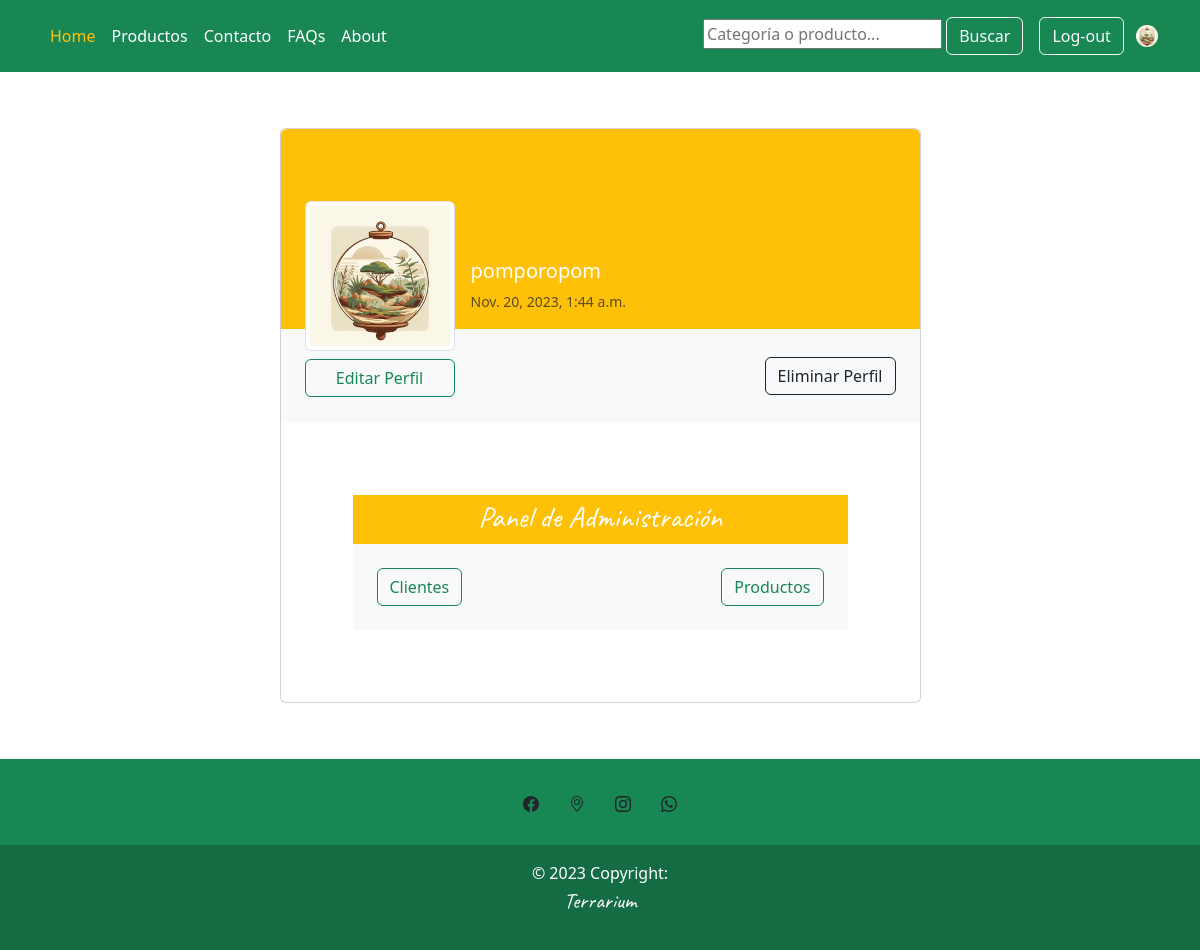
Screenshot of /profile/ (signed in) with the database file from the repository.
### user_manager/models.py (models this page shows)
class Profile(models.Model):
    user = models.OneToOneField(User, on_delete=models.CASCADE)
    avatar =  models.ImageField(upload_to= 'profile_pictures', default='profile_pictures/default_profile.jpeg', verbose_name='Imagen de perfil')
    created = models.DateTimeField(auto_now_add=True)
    updated = models.DateTimeField(auto_now=True)
    class Meta:
        verbose_name='Perfil'
        verbose_name_plural='Perfiles'

### user_manager/views.py (the view)
# urls.py: path('profile/', views.ProfileView.as_view(), name='profile'),
@method_decorator(login_required, name='dispatch')
class ProfileView(TemplateView):
    template_name = 'user_manager/profile.html'
    def get(self, request):
        user = get_object_or_404(User, username=request.user)
        profile = get_object_or_404(models.Profile, user=user)
        ctx = {
            'profile': profile,
            'username': user.username,
        }
        return render(request, self.template_name, ctx)

### catalog/forms.py
class SearchForm(forms.Form):
    search_query = forms.CharField(
        max_length=100,
        required=False,
        widget=forms.TextInput(attrs={'placeholder': 'Categoría o producto...'}),
        label=''
    )

### store/context_processors.py (called while the page is built)
def search_form(request):
    return {'search_form': SearchForm()}

def avatar(request):
    avatar = None
    if request.user.is_authenticated:
        try:
            profile = Profile.objects.get(user=request.user)
            avatar = profile.avatar.url
        except Profile.DoesNotExist:
            pass
    return {'avatar': avatar}

### user_manager/templates/user_manager/profile.html (shortened to what this page needs)
{% extends 'base.html' %}
{% load static %}
{% block content %}
<section class="h-100 gradient-custom-2">
    <div class="container py-5 h-100">
      <div class="row d-flex justify-content-center align-items-center h-100">
        <div class="col col-lg-9 col-xl-7">
          <div class="card">
            <div class="rounded-top text-white d-flex flex-row bg-warning" style="height:200px;">
              <div class="ms-4 mt-5 d-flex flex-column" style="width: 150px;">
                <img src="{{ profile.avatar.url }}"
                  alt="Generic placeholder image" class="img-fluid img-thumbnail mt-4 mb-2"
                  style="width: 150px; z-index: 1">
                <button type="button" class="btn btn-outline-success" data-mdb-ripple-color="dark"
                  style="z-index: 1;" onclick="window.location.href = '{% url 'profile-update' profile.id %}'">
                  Editar Perfil
                </button>
              </div>
              <div class="ms-3" style="margin-top: 130px;">
                <h5>{{ user.username }}</h5>
                <p  class="small text-muted">{{ profile.created }}</p>
              </div>
            </div>
            <div class="p-4 text-black" style="background-color: #f8f9fa;">
              <div class="d-flex justify-content-end text-center py-1">
                <button type="button" class="btn btn-outline-dark" data-mdb-ripple-color="dark"
                  style="z-index: 1;" onclick="window.location.href = '{% url 'profile-delete' profile.id %}'">
                  Eliminar Perfil
                </button>
                    <br>
              </div>
            </div>
            <div class="card-body p-4 text-white">
                <div class="m-5 bg-warning">
                    <p class="lead fw-normal mb-1 text-center" style="font-family: 'Caveat'; font-size: 30px">Panel de Administración</p>
                    <div class="p-4 d-flex justify-content-between" style="background-color: #f8f9fa;">
                        <div>
                            <button type="button" class="btn btn-outline-success" data-mdb-ripple-color="dark" style="z-index: 1;"
                            onclick="window.location.href = '{% url 'client-panel' %}'">
                                Clientes
                            </button>
                        </div>
                        <div>
                            <button type="button" class="btn btn-outline-success" data-mdb-ripple-color="dark" style="z-index: 1;"
                            onclick="window.location.href = '{% url 'product-panel' %}'">
                                Productos
                            </button>
                        </div>
                    </div>
                </div>
            </div>
          </div>
        </div>
      </div>
    </div>
  </section>
{% endblock content %}

### rows the page displays
Profile: avatar (picture), created "Nov. 20, 2023, 1:44 a.m."

### other values shown
{{ user.username }} "pomporopom"
